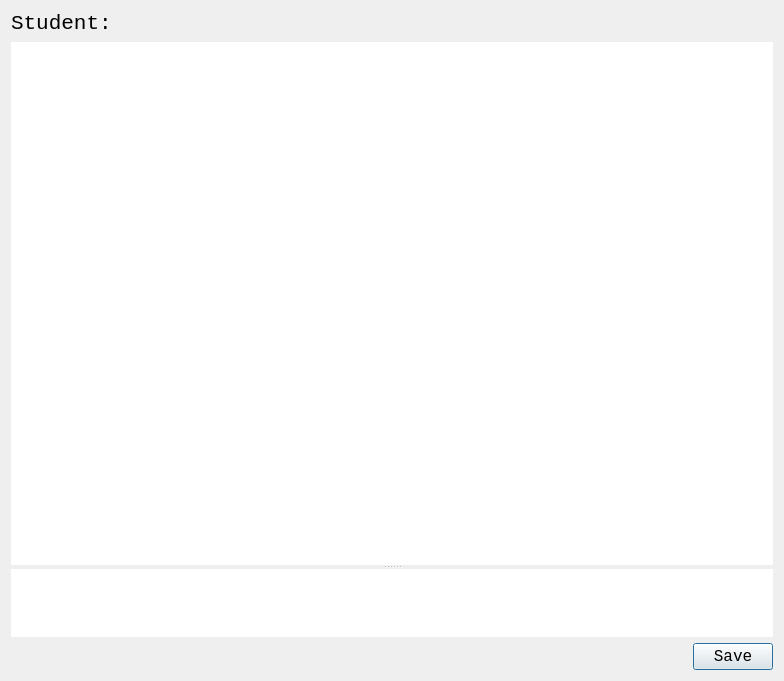
<?xml version="1.0" encoding="UTF-8"?>
<ui version="4.0">
 <class>GradingDialog</class>
 <widget class="QDialog" name="GradingDialog">
  <property name="geometry">
   <rect>
    <x>0</x>
    <y>0</y>
    <width>784</width>
    <height>681</height>
   </rect>
  </property>
  <property name="windowTitle">
   <string>Dialog</string>
  </property>
  <layout class="QGridLayout" name="gridLayout">
   <item row="0" column="0">
    <widget class="QLabel" name="label">
     <property name="font">
      <font>
       <family>Monospace</family>
       <pointsize>16</pointsize>
      </font>
     </property>
     <property name="text">
      <string>Student:</string>
     </property>
    </widget>
   </item>
   <item row="0" column="1">
    <widget class="QLabel" name="nameLabel">
     <property name="font">
      <font>
       <family>Monospace</family>
       <pointsize>16</pointsize>
      </font>
     </property>
     <property name="text">
      <string/>
     </property>
    </widget>
   </item>
   <item row="1" column="0" colspan="3">
    <widget class="QSplitter" name="splitter">
     <property name="orientation">
      <enum>Qt::Vertical</enum>
     </property>
     <widget class="QTextEdit" name="annotationEdit">
      <property name="font">
       <font>
        <family>Monospace</family>
        <pointsize>12</pointsize>
       </font>
      </property>
      <property name="frameShape">
       <enum>QFrame::NoFrame</enum>
      </property>
      <property name="frameShadow">
       <enum>QFrame::Plain</enum>
      </property>
      <property name="readOnly">
       <bool>true</bool>
      </property>
     </widget>
     <widget class="QTableWidget" name="rubricWidget">
      <property name="font">
       <font>
        <family>Monospace</family>
        <pointsize>12</pointsize>
       </font>
      </property>
      <property name="frameShape">
       <enum>QFrame::NoFrame</enum>
      </property>
      <property name="frameShadow">
       <enum>QFrame::Plain</enum>
      </property>
      <property name="sizeAdjustPolicy">
       <enum>QAbstractScrollArea::AdjustToContents</enum>
      </property>
     </widget>
    </widget>
   </item>
   <item row="2" column="1">
    <spacer name="horizontalSpacer">
     <property name="orientation">
      <enum>Qt::Horizontal</enum>
     </property>
     <property name="sizeHint" stdset="0">
      <size>
       <width>564</width>
       <height>20</height>
      </size>
     </property>
    </spacer>
   </item>
   <item row="2" column="2">
    <widget class="QPushButton" name="saveButton">
     <property name="font">
      <font>
       <family>Monospace</family>
       <pointsize>12</pointsize>
      </font>
     </property>
     <property name="text">
      <string>Save</string>
     </property>
    </widget>
   </item>
  </layout>
 </widget>
 <resources/>
 <connections/>
</ui>
